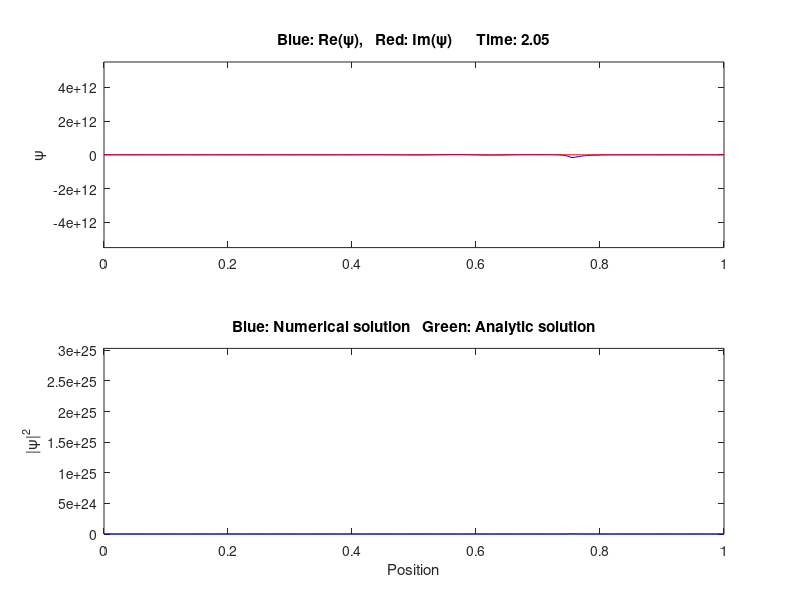

Write the MATLAB code that produced this figure.
% schrodinger_cnic.m
% Solve the 1-D time-dependent Schrodinger equation for an initial 
% Gaussian wave packet using Crank-Nicolson

% Clear memory and show only a few digits
clear all; format short;

% Time step and spatial step
tau=0.05;
h=0.005;

% Height of potential barrier
V0=0.25e+6; 

% Parameters of initial wave function
k0=50;  % Average wavenumber
s0=0.05; % Width of Gaussian

% Total integration time and number of steps
tint=1e2*(1+h)/k0;
nsteps=floor(tint/tau)+1;

% Vector of x values
x=0:h:1;
L=length(x);

% Construct Hamiltonian matrix...
H=-2*eye(L);
H=H+diag(ones(L-1,1),+1)+diag(ones(L-1,1),-1);

% ...with periodic boundary conditions
H(1,L)=1;
H(L,1)=1;

% with Dirichlet BC
%H(1,:) = 0;
%H(end,:) = 0;

H=-0.5*H/h^2;

% Construct potential matrix corresponding to barrier
V=zeros(L,1);
ii=find((x > 0.75));
V(ii)=V0;
V(x<0.25) = V0;
V(x>0.75) = V0;

Vmat=diag(V);

% Add potential to Hamiltonian matrix
H=H+Vmat;

%H = H+diag(V);

% Construct matrix for the linear system solved at each step of 
% Crank-Nicolson. Note that i is sqrt(-1) by default
A=0.5*(eye(L)+0.5*tau*H);

% Initial wave function
C1=1./sqrt(s0*sqrt(pi));
psi=C1*exp(k0*x'); % Oscillatory part
psi=psi.*exp(-0.5*((x-0.5)/s0)'.^2); % Gaussian envelope
%psi=cos(2*pi*x-0.5)'; 

% Scale for axis
max_psi=max(abs(psi));
    
% March forwards in time
time(1)=0;
figure(1);
for n=1:nsteps

    % Update the time
    time(n+1)=time(n)+tau;   
    
    % Perform Crank-Nicolson update
    chi=A\psi;
    psi=chi-psi;
    
%     % Analytic solution for probability density
%     sig=sqrt(s0^2+time(n+1)^2/s0^2);
%     C2=1/(sqrt(pi)*sig);
%     pdens_an=C2*exp(-(x-0.5)'.^2/sig^2);
%     k=round(k0*time(n+1)/h); % k is the index the peak has reached
%     pdens_an=pdens_an([end-k+1:end 1:end-k]); % Shift to right by k
    
    % Plot psi versus position and annotate
    subplot(2,1,1),plot(x,real(psi),'b',x,imag(psi),'r');
    axis([0 1 -max_psi max_psi]);
    title(['Blue: Re(\psi),   Red: Im(\psi)      Time: ',...
        num2str(time(n+1))]);
    ylabel('\psi');
    subplot(2,1,2),plot(x,abs(psi).^2,'b')
    axis([0 1 0 max_psi^2]);
    title('Blue: Numerical solution   Green: Analytic solution');
    xlabel('Position');
    ylabel('|\psi|^2');
    drawnow;
   
end
